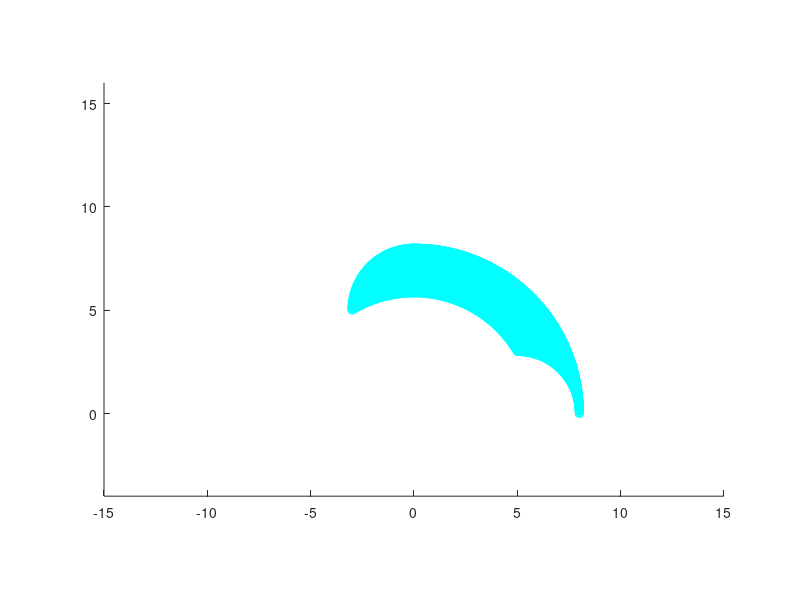

Recreate this plot in MATLAB. (Note: this script raises an error after producing the figure.)
% Solving Inverse Kinematics Problem with ANFIS
% By Samuel Ayankoso
% The American Univerisity in Cairo

% Animation code

clc;clear;close all;
l_1= 5;l_2=3;
hold on
axis(gca,'equal') % Aspect ratio
axis([-15 15 -4 16]) % limits of the x and y axes
% Training points of the revolute angle 1 and 2
qt1= 0:1*pi/180:90*pi/180;
qt2 = 0:1*pi/180:90*pi/180;
[Qt1 Qt2]=meshgrid (qt1,qt2);
Qtr1=[reshape(Qt1,1,[])]';
Qtr2=[reshape(Qt2,1,[])]';
% The training positions at varying revolute angles 
xt= l_1 *cos(Qtr1)+ l_2* cos(Qtr1+Qtr2);
yt= l_1 *sin(Qtr1)+ l_2* sin(Qtr1+Qtr2)
plot (xt,yt,'oc')
% Read values of x and y from matlab GUI
n = 10
coordinates = zeros(n,2);
hold on
for i=1:n
[xin, yin] = ginput(1);
coordinates(i,:) = [xin, yin];
h2=viscircles([coordinates(i,1) coordinates(i,2)], 0.2,'Color','g');
fis1= readfis('Sys1_IKP_2R')
fis2= readfis('Sys2_IKP_2R')
E_theta1= evalfis ([xin yin],fis1)
E_theta2= evalfis ([xin yin],fis2)

%Define Links
l1=5;l2=3;
link1x = l1*cos(E_theta1);
link1y = l1*sin(E_theta1);
link2x = l2*cos(E_theta1+E_theta2)+l1*cos(E_theta1);
link2y = l2*sin(E_theta1+E_theta2)+l1*sin(E_theta1);
Error_x=abs(coordinates(i,1)-link2x)
Error_y=abs(coordinates(i,2)-link2y)
% % Plotting
h3= viscircles([0 0], 0.1);
% Texts to be displayed
h4=text(-12, 15, ['x input:', num2str(coordinates(i,1))]);
h5=text(-12, 14, ['y input:', num2str(coordinates(i,2))]);
h6=text(-4, 15, ['Error x:', num2str(Error_x)]);
h7=text(-4,14, ['Error y:', num2str(Error_y)]);
h8=plot([0,link1x],[0,link1y],'b','linewidth',2);
h9= viscircles([link1x,link1y], 0.1);
h10=plot([link1x,link2x],[link1y,link2y],'r','linewidth',2)
pause(2)
delete(h2)
delete(h3)
delete(h4)
delete(h5)
delete(h6)
delete(h7)
delete(h8)
delete(h9)
delete(h10)
end

